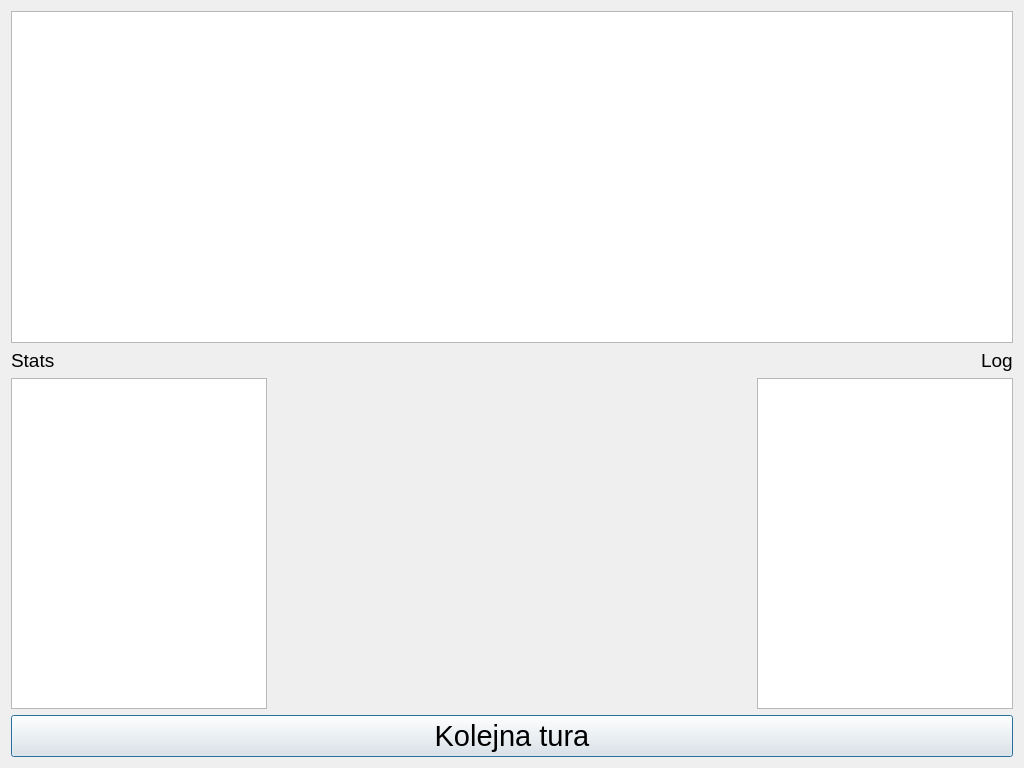
<?xml version="1.0" encoding="UTF-8"?>
<ui version="4.0">
 <class>Gui</class>
 <widget class="QDialog" name="Gui">
  <property name="geometry">
   <rect>
    <x>0</x>
    <y>0</y>
    <width>1024</width>
    <height>768</height>
   </rect>
  </property>
  <property name="windowTitle">
   <string>Evolva - a game of life</string>
  </property>
  <layout class="QVBoxLayout" name="verticalLayout">
   <item>
    <widget class="QGraphicsView" name="graphicsView">
     <property name="enabled">
      <bool>true</bool>
     </property>
     <property name="minimumSize">
      <size>
       <width>100</width>
       <height>100</height>
      </size>
     </property>
     <property name="sizeIncrement">
      <size>
       <width>1</width>
       <height>1</height>
      </size>
     </property>
     <property name="baseSize">
      <size>
       <width>1</width>
       <height>1</height>
      </size>
     </property>
     <property name="sceneRect">
      <rectf>
       <x>0.000000000000000</x>
       <y>0.000000000000000</y>
       <width>0.000000000000000</width>
       <height>0.000000000000000</height>
      </rectf>
     </property>
    </widget>
   </item>
   <item>
    <layout class="QHBoxLayout" name="horizontalLayout_2">
     <item>
      <widget class="QLabel" name="label_stats_">
       <property name="font">
        <font>
         <pointsize>14</pointsize>
        </font>
       </property>
       <property name="text">
        <string>Stats</string>
       </property>
      </widget>
     </item>
     <item alignment="Qt::AlignRight">
      <widget class="QLabel" name="log_label_">
       <property name="font">
        <font>
         <pointsize>14</pointsize>
        </font>
       </property>
       <property name="text">
        <string>Log</string>
       </property>
      </widget>
     </item>
    </layout>
   </item>
   <item>
    <layout class="QHBoxLayout" name="horizontalLayout">
     <item>
      <widget class="QTextEdit" name="stats_textWindow">
       <property name="textInteractionFlags">
        <set>Qt::NoTextInteraction</set>
       </property>
      </widget>
     </item>
     <item>
      <spacer name="horizontalSpacer_3">
       <property name="orientation">
        <enum>Qt::Horizontal</enum>
       </property>
       <property name="sizeHint" stdset="0">
        <size>
         <width>40</width>
         <height>20</height>
        </size>
       </property>
      </spacer>
     </item>
     <item>
      <spacer name="horizontalSpacer">
       <property name="orientation">
        <enum>Qt::Horizontal</enum>
       </property>
       <property name="sizeHint" stdset="0">
        <size>
         <width>40</width>
         <height>20</height>
        </size>
       </property>
      </spacer>
     </item>
     <item>
      <spacer name="horizontalSpacer_2">
       <property name="orientation">
        <enum>Qt::Horizontal</enum>
       </property>
       <property name="sizeHint" stdset="0">
        <size>
         <width>40</width>
         <height>20</height>
        </size>
       </property>
      </spacer>
     </item>
     <item>
      <widget class="QTextEdit" name="log_textWindow">
       <property name="textInteractionFlags">
        <set>Qt::NoTextInteraction</set>
       </property>
      </widget>
     </item>
    </layout>
   </item>
   <item>
    <widget class="QPushButton" name="pushButton">
     <property name="font">
      <font>
       <pointsize>22</pointsize>
      </font>
     </property>
     <property name="text">
      <string>Kolejna tura</string>
     </property>
    </widget>
   </item>
  </layout>
  <zorder>pushButton</zorder>
  <zorder>graphicsView</zorder>
 </widget>
 <layoutdefault spacing="6" margin="11"/>
 <resources/>
 <connections/>
</ui>
